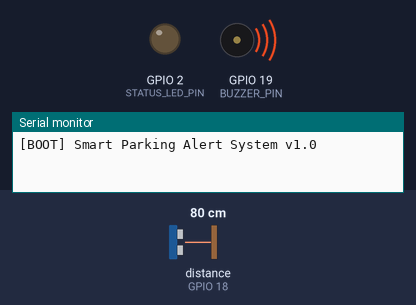
A sketch run on a simulated ESP32. On the bench: output pins drawn as LEDs (lit = HIGH), buzzer (waves = sounding, pin HIGH), the last lines printed to the serial monitor. Wiring (inferred from the names in the program): ultrasonic range finder: trigger GPIO 5; echo GPIO 18. Inputs (shaded band) come from the test bench; at power-on: distance to the obstacle (sensor on GPIO 18) 80 cm. The echo pulse lasts 58.3 µs per cm; nothing arrives over Bluetooth unless stated; pins used as bus, display or sensor lines are not drawn. At 7.4 s the program puts the board to deep sleep or switches it off; the recording ends there.

Above: at 0.1 s.
At 1.7 s:
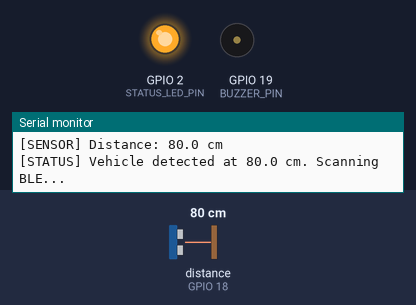
1.8 s: distance to the obstacle (sensor on GPIO 18) set to 250 cm
At 3.3 s:
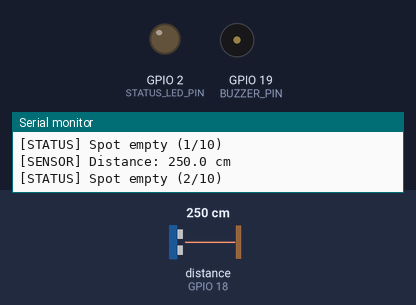
Timing chart, 0 to 7.4 s (numbered marks = the images above; inputs shaded):
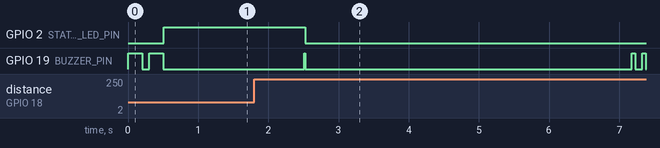

The sketch:

parking_alert.ino
```cpp
// (licence header left out)
#include <Arduino.h>
#include <BLEDevice.h>
#include <BLEScan.h>
#include <BLEAdvertisedDevice.h>
#include "esp_sleep.h"
#include "driver/rtc_io.h"

// ── PIN DEFINITIONS ──────────────────────────────────────────
#define TRIG_PIN        5   // HC-SR04 Trigger
#define ECHO_PIN        18  // HC-SR04 Echo
#define BUZZER_PIN      19  // Active buzzer (or piezo via transistor)
#define STATUS_LED_PIN  2   // Onboard LED (blue)

// ── DISTANCE THRESHOLDS (cm) ─────────────────────────────────
#define CAR_THRESHOLD_CM    80   // Object closer than this = vehicle in bay
#define EMPTY_THRESHOLD_CM  200  // Object farther than this = bay clear

// ── TIMING ───────────────────────────────────────────────────
#define MEASURE_INTERVAL_MS       500   // Poll sensor every 500 ms
#define EMPTY_COUNT_FOR_SLEEP     10    // 10 × 500 ms = 5 s of empty → sleep
#define DEEP_SLEEP_DURATION_US    (5ULL * 60 * 1000000)  // 5 min deep sleep
#define OWNER_BLE_SCAN_WINDOW_MS  2000  // BLE scan duration
#define OWNER_POLL_INTERVAL_MS    5000  // Re-check when owner is here

// ── BUZZER ALARM PATTERN ─────────────────────────────────────
#define BEEP_ON_MS   10000  // 10 s buzzer on
#define BEEP_OFF_MS   5000  // 5 s pause

// ── OWNER BLE BEACON ─────────────────────────────────────────
// Set this to your phone's BLE MAC address (lower-case, colon-separated)
// OR set OWNER_BLE_NAME to the advertised name of your BLE device.
// To find your phone's BLE MAC: Android → Developer Options → BLE address
//                               iOS    → Settings → General → About (BT address)
#define OWNER_BLE_NAME  "Owner-Beacon"   // BLE advertised name  ← primary match
#define OWNER_BLE_MAC   "aa:bb:cc:dd:ee:ff"  // fallback MAC match (optional)

// ─────────────────────────────────────────────────────────────

BLEScan* pBLEScan = nullptr;
bool     ownerFound   = false;
uint8_t  emptyCounter = 0;

// ── BLE SCAN CALLBACK ────────────────────────────────────────
class OwnerBLECallbacks : public BLEAdvertisedDeviceCallbacks {
  void onResult(BLEAdvertisedDevice advertisedDevice) override {
    String name = advertisedDevice.getName().c_str();
    String mac  = advertisedDevice.getAddress().toString().c_str();
    if (name == OWNER_BLE_NAME || mac == OWNER_BLE_MAC) {
      ownerFound = true;
      pBLEScan->stop();   // Stop early — owner found
      Serial.println("[BLE] Owner beacon detected.");
    }
  }
};

// ── ULTRASONIC MEASURE ───────────────────────────────────────
float measureDistance() {
  digitalWrite(TRIG_PIN, LOW);
  delayMicroseconds(2);
  digitalWrite(TRIG_PIN, HIGH);
  delayMicroseconds(10);
  digitalWrite(TRIG_PIN, LOW);

  long duration = pulseIn(ECHO_PIN, HIGH, 30000); // 30 ms timeout ≈ 5 m
  if (duration == 0) return 999.0f;               // timeout → treat as empty
  return (duration * 0.0343f) / 2.0f;
}

// ── BLE SCAN (blocking for OWNER_BLE_SCAN_WINDOW_MS) ─────────
bool scanForOwner() {
  ownerFound = false;
  if (pBLEScan == nullptr) {
    BLEDevice::init("");
    pBLEScan = BLEDevice::getScan();
    pBLEScan->setAdvertisedDeviceCallbacks(new OwnerBLECallbacks(), true);
    pBLEScan->setActiveScan(true);
    pBLEScan->setInterval(100);
    pBLEScan->setWindow(99);
  }
  pBLEScan->start(OWNER_BLE_SCAN_WINDOW_MS / 1000, false);
  pBLEScan->clearResults();
  return ownerFound;
}

// ── BUZZER HELPERS ───────────────────────────────────────────
void buzzerOn()  { digitalWrite(BUZZER_PIN, HIGH); }
void buzzerOff() { digitalWrite(BUZZER_PIN, LOW);  }
void shortBeep(int ms = 100) {
  buzzerOn(); delay(ms); buzzerOff();
}

// ── ALARM LOOP (runs until car leaves or owner arrives) ───────
void runAlarm() {
  Serial.println("[ALARM] Intruder detected! Starting alarm.");
  while (true) {
    // 10 s on
    buzzerOn();
    digitalWrite(STATUS_LED_PIN, HIGH);
    unsigned long t = millis();
    while (millis() - t < BEEP_ON_MS) {
      float d = measureDistance();
      Serial.printf("[ALARM] Distance: %.1f cm\n", d);
      // Car left?
      if (d > EMPTY_THRESHOLD_CM) { buzzerOff(); digitalWrite(STATUS_LED_PIN, LOW); Serial.println("[ALARM] Car left. Alarm stopped."); return; }
      // Owner arrived with car?
      if (scanForOwner()) { buzzerOff(); digitalWrite(STATUS_LED_PIN, LOW); Serial.println("[ALARM] Owner detected. Alarm stopped."); return; }
      delay(500);
    }
    // 5 s off
    buzzerOff();
    digitalWrite(STATUS_LED_PIN, LOW);
    t = millis();
    while (millis() - t < BEEP_OFF_MS) {
      float d = measureDistance();
      if (d > EMPTY_THRESHOLD_CM) { Serial.println("[ALARM] Car left during pause. Alarm stopped."); return; }
      if (scanForOwner()) { Serial.println("[ALARM] Owner detected during pause. Alarm stopped."); return; }
      delay(500);
    }
  }
}

// ── DEEP SLEEP ───────────────────────────────────────────────
void goToDeepSleep() {
  Serial.println("[SLEEP] No vehicle for 5 min. Entering deep sleep...");
  shortBeep(50); delay(100); shortBeep(50); // two chirps before sleep
  Serial.flush();

  // Wake on ECHO_PIN going LOW→HIGH (vehicle entering triggers echo change)
  // Simpler: wake by timer every DEEP_SLEEP_DURATION_US and re-measure
  esp_sleep_enable_timer_wakeup(DEEP_SLEEP_DURATION_US);
  // Optional: also wake if something breaks the sensor beam
  // esp_sleep_enable_ext0_wakeup((gpio_num_t)ECHO_PIN, 1);
  esp_deep_sleep_start();
}

// ── SETUP ─────────────────────────────────────────────────────
void setup() {
  Serial.begin(115200);
  Serial.println("\n[BOOT] Smart Parking Alert System v1.0");

  pinMode(TRIG_PIN,       OUTPUT);
  pinMode(ECHO_PIN,       INPUT);
  pinMode(BUZZER_PIN,     OUTPUT);
  pinMode(STATUS_LED_PIN, OUTPUT);

  buzzerOff();
  digitalWrite(STATUS_LED_PIN, LOW);

  // Startup beep
  shortBeep(200);
  delay(100);
  shortBeep(200);

  // Print wake reason
  esp_sleep_wakeup_cause_t wakeup = esp_sleep_get_wakeup_cause();
  switch (wakeup) {
    case ESP_SLEEP_WAKEUP_TIMER:    Serial.println("[BOOT] Wake: timer"); break;
    case ESP_SLEEP_WAKEUP_EXT0:     Serial.println("[BOOT] Wake: sensor trigger"); break;
    default:                        Serial.println("[BOOT] Wake: power-on / reset"); break;
  }
}

// ── LOOP ──────────────────────────────────────────────────────
void loop() {
  float distance = measureDistance();
  Serial.printf("[SENSOR] Distance: %.1f cm\n", distance);

  // ── SPOT EMPTY ──────────────────────────────────────────────
  if (distance > EMPTY_THRESHOLD_CM) {
    emptyCounter++;
    Serial.printf("[STATUS] Spot empty (%d/%d)\n", emptyCounter, EMPTY_COUNT_FOR_SLEEP);
    digitalWrite(STATUS_LED_PIN, LOW);
    if (emptyCounter >= EMPTY_COUNT_FOR_SLEEP) {
      goToDeepSleep();
    }
    delay(MEASURE_INTERVAL_MS);
    return;
  }

  // ── VEHICLE DETECTED ────────────────────────────────────────
  emptyCounter = 0;
  Serial.printf("[STATUS] Vehicle detected at %.1f cm. Scanning BLE...\n", distance);
  digitalWrite(STATUS_LED_PIN, HIGH);

  bool owner = scanForOwner();
  if (owner) {
    Serial.println("[STATUS] Owner is parking. Monitoring quietly...");
    delay(OWNER_POLL_INTERVAL_MS);
  } else {
    Serial.println("[STATUS] Unknown vehicle! Triggering alarm.");
    runAlarm();
    emptyCounter = 0;
  }
}
```

Measured:
- after the input at 1.8 s, GPIO 2 (STATUS_LED_PIN): HIGH → LOW after 0.72 s
